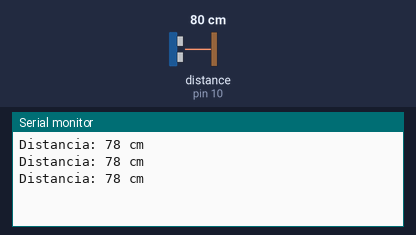
Bench run of a sketch on a simulated Arduino Uno, built with avr-gcc and run on an emulated ATmega328P. Shown: the last lines printed to the serial monitor. Wiring (inferred from the names in the program): ultrasonic range finder: trigger pin 9; echo pin 10. Inputs (shaded band) come from the test bench; at power-on: distance to the obstacle (sensor on pin 10) 80 cm. The echo pulse lasts 58.3 µs per cm.

Above: at 1.3 s.
1.4 s: distance to the obstacle (sensor on pin 10) set to 2 cm
At 1.9 s:
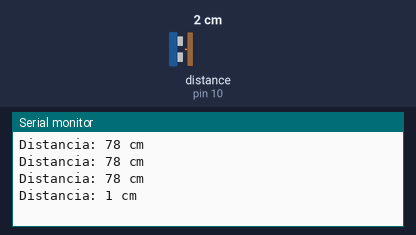
2.9 s: distance to the obstacle (sensor on pin 10) set to 4 cm
At 3.4 s:
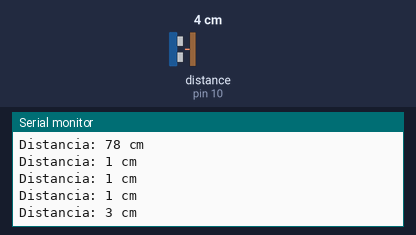
Timing chart, 0 to 5.9 s (numbered marks = the images above; inputs shaded):
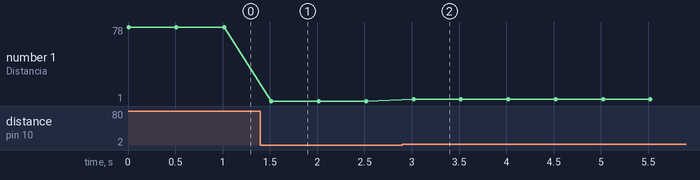

Measured:
- after the input at 1.4 s, the serial monitor: prints a new line after 0.12 s (image 1)
- after the input at 2.9 s, the serial monitor: prints a new line after 0.12 s (image 2)
- plotted number 1: 78 → 1 after the input at 1.4 s, 1 → 3 after the input at 2.9 s

The sketch:

Ultrasonido.ino
```cpp
// Como usar Ultrasonido

// Definir e inicializar variables de emision y recepcion del pulso
const int trigPin = 9;
const int echoPin = 10;
// Definir variable que guard el tiempo que pasa entre la emision y la recepcion del pulso
long duration;
// Definir variable donde guardaremos la distancia calculada
int distance;

// Configuracion Inicial
void setup() {
  pinMode(trigPin, OUTPUT);
  pinMode(echoPin, INPUT);
  Serial.begin(9600);
}

void loop() {
  // Generar pulso
  digitalWrite(trigPin, LOW);
  delayMicroseconds(2);
  digitalWrite(trigPin, HIGH);
  delayMicroseconds(10);
  digitalWrite(trigPin, LOW);

  // Leer el tiempo del pulso
  duration = pulseIn(echoPin, HIGH);

  // Calcular la distancia
  distance = duration * 0.034 / 2;

  // Imprimir la distancia en el monitor serial
  Serial.print("Distancia: ");
  Serial.print(distance);
  Serial.println(" cm");

  // Pausa
  delay(500);
}
```
